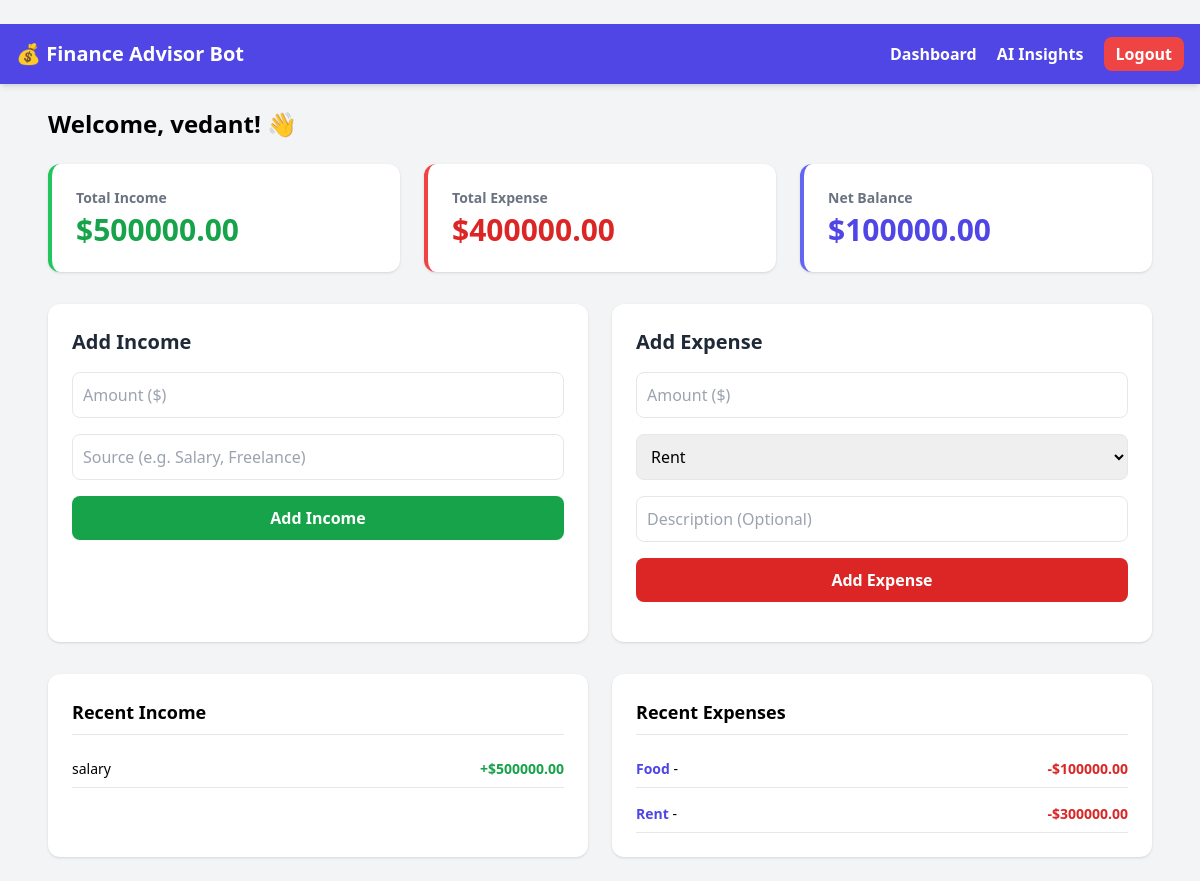
The app's page /dashboard (signed in) with its own data.
### tables this page shows
CREATE TABLE incomes (
            id INTEGER PRIMARY KEY AUTOINCREMENT,
            user_id INTEGER NOT NULL,
            amount REAL NOT NULL,
            source TEXT NOT NULL,
            date TEXT NOT NULL
        );

CREATE TABLE expenses (
            id INTEGER PRIMARY KEY AUTOINCREMENT,
            user_id INTEGER NOT NULL,
            amount REAL NOT NULL,
            category TEXT NOT NULL,
            description TEXT,
            date TEXT NOT NULL
        );

### app.py (the view)
@app.route('/dashboard')
def dashboard():
    if 'user_id' not in session:
        return redirect(url_for('login'))
    user_id = session['user_id']
    conn = get_db()
    cursor = conn.cursor()
    cursor.execute("SELECT * FROM incomes WHERE user_id = ? ORDER BY id DESC", (user_id,))
    incomes = cursor.fetchall()
    cursor.execute("SELECT * FROM expenses WHERE user_id = ? ORDER BY id DESC", (user_id,))
    expenses = cursor.fetchall()
    conn.close()
    total_income = sum(inc['amount'] for inc in incomes)
    total_expense = sum(exp['amount'] for exp in expenses)
    balance = total_income - total_expense
    return render_template('dashboard.html',
                           username=session.get('username'),
                           incomes=incomes,
                           expenses=expenses,
                           total_income=total_income,
                           total_expense=total_expense,
                           balance=balance)

### app.py (called while the page is built)
def get_db():
    conn = sqlite3.connect(DB_NAME)
    conn.row_factory = sqlite3.Row
    return conn

### templates/dashboard.html (shortened to what this page needs)
﻿<!DOCTYPE html>
<html lang="en">
<head>
    <script src="https://cdn.tailwindcss.com"></script>
</head>
<body class="bg-gray-100 min-h-screen">
    <nav class="bg-indigo-600 p-4 text-white flex justify-between items-center shadow-md">
        <a href="/dashboard" class="font-bold text-xl">💰 Finance Advisor Bot</a>
        <div>
            <a href="/dashboard" class="mr-4 font-semibold hover:underline">Dashboard</a>
            <a href="/ai-insights" class="mr-4 font-semibold hover:underline">AI Insights</a>
            <a href="/logout" class="bg-red-500 px-3 py-1.5 rounded-lg font-semibold hover:bg-red-600">Logout</a>
        </div>
    </nav>
    <div class="container mx-auto p-6 max-w-6xl">
        <h1 class="text-2xl font-bold mb-6">Welcome, {{ username }}! 👋</h1>
        <div class="grid grid-cols-1 md:grid-cols-3 gap-6 mb-8">
            <div class="bg-white p-6 rounded-xl shadow border-l-4 border-green-500">
                <h3 class="text-gray-500 font-semibold text-sm">Total Income</h3>
                <p class="text-3xl font-bold text-green-600 mt-1">${{ "%.2f"|format(total_income) }}</p>
            </div>
            <div class="bg-white p-6 rounded-xl shadow border-l-4 border-red-500">
                <h3 class="text-gray-500 font-semibold text-sm">Total Expense</h3>
                <p class="text-3xl font-bold text-red-600 mt-1">${{ "%.2f"|format(total_expense) }}</p>
            </div>
            <div class="bg-white p-6 rounded-xl shadow border-l-4 border-indigo-500">
                <h3 class="text-gray-500 font-semibold text-sm">Net Balance</h3>
                <p class="text-3xl font-bold text-indigo-600 mt-1">${{ "%.2f"|format(balance) }}</p>
            </div>
        </div>
        <div class="grid grid-cols-1 md:grid-cols-2 gap-6 mb-8">
            <div class="bg-white p-6 rounded-xl shadow">
                <h3 class="text-xl font-bold mb-4 text-gray-800">Add Income</h3>
                <form action="/add-income" method="POST" class="space-y-4">
                    <input type="number" step="0.01" name="amount" placeholder="Amount ($)" required class="w-full border p-2.5 rounded-lg">
                    <input type="text" name="source" placeholder="Source (e.g. Salary, Freelance)" required class="w-full border p-2.5 rounded-lg">
                    <button type="submit" class="bg-green-600 text-white font-bold px-4 py-2.5 rounded-lg hover:bg-green-700 w-full">Add Income</button>
                </form>
            </div>
            <div class="bg-white p-6 rounded-xl shadow">
                <h3 class="text-xl font-bold mb-4 text-gray-800">Add Expense</h3>
                <form action="/add-expense" method="POST" class="space-y-4">
                    <input type="number" step="0.01" name="amount" placeholder="Amount ($)" required class="w-full border p-2.5 rounded-lg">
                    <select name="category" required class="w-full border p-2.5 rounded-lg">
                        <option value="Rent">Rent</option>
                    </select>
                    <input type="text" name="description" placeholder="Description (Optional)" class="w-full border p-2.5 rounded-lg">
                    <button type="submit" class="bg-red-600 text-white font-bold px-4 py-2.5 rounded-lg hover:bg-red-700 w-full">Add Expense</button>
                </form>
            </div>
        </div>
        <div class="grid grid-cols-1 md:grid-cols-2 gap-6">
            <div class="bg-white p-6 rounded-xl shadow">
                <h3 class="text-lg font-bold mb-4 border-b pb-2">Recent Income</h3>
                <ul class="space-y-2">
                    {% for inc in incomes %}
                    <li class="flex justify-between border-b py-2 text-sm">
                        <span class="font-medium">{{ inc['source'] }}</span>
                        <span class="text-green-600 font-bold">+${{ "%.2f"|format(inc['amount']) }}</span>
                    </li>
                    {% else %}
                    <li class="text-gray-400 text-sm">No income recorded yet.</li>
                    {% endfor %}
                </ul>
            </div>
            <div class="bg-white p-6 rounded-xl shadow">
                <h3 class="text-lg font-bold mb-4 border-b pb-2">Recent Expenses</h3>
                <ul class="space-y-2">
                    {% for exp in expenses %}
                    <li class="flex justify-between border-b py-2 text-sm">
                        <span><strong class="text-indigo-600">{{ exp['category'] }}</strong> - {{ exp['description'] }}</span>
                        <span class="text-red-600 font-bold">-${{ "%.2f"|format(exp['amount']) }}</span>
                    </li>
                    {% else %}
                    <li class="text-gray-400 text-sm">No expenses recorded yet.</li>
                    {% endfor %}
                </ul>
            </div>
        </div>
    </div>
</body>
</html>

### records on screen
incomes: source "salary", amount "500000.00"
expenses: category "Food", amount "100000.00"
expenses: category "Rent", amount "300000.00"

### other values on screen
{{ username }} "vedant"
{{ "%.2f"|format(total_income) }} "500000.00"
{{ "%.2f"|format(total_expense) }} "400000.00"
{{ "%.2f"|format(balance) }} "100000.00"
